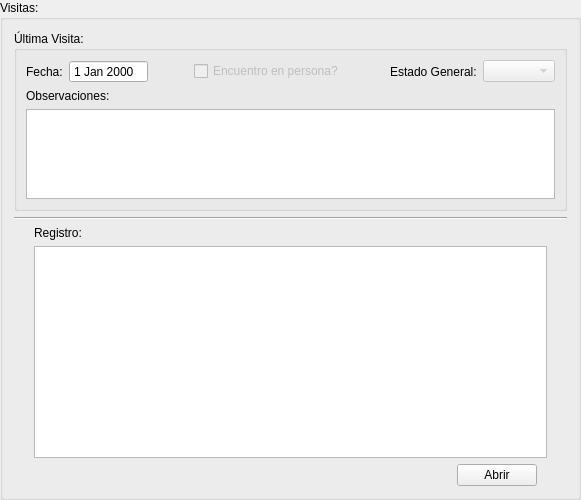
             <widget class="QGroupBox" name="tab1_Visits">
              <property name="minimumSize">
               <size>
                <width>0</width>
                <height>500</height>
               </size>
              </property>
              <property name="title">
               <string>Visitas:</string>
              </property>
              <layout class="QVBoxLayout" name="verticalLayout_18">
               <item>
                <widget class="QGroupBox" name="tab1_Visits_LastVisit">
                 <property name="minimumSize">
                  <size>
                   <width>0</width>
                   <height>0</height>
                  </size>
                 </property>
                 <property name="maximumSize">
                  <size>
                   <width>16777215</width>
                   <height>180</height>
                  </size>
                 </property>
                 <property name="title">
                  <string>Última Visita:</string>
                 </property>
                 <layout class="QVBoxLayout" name="verticalLayout_16">
                  <item>
                   <layout class="QHBoxLayout" name="horizontalLayout_45">
                    <item>
                     <layout class="QHBoxLayout" name="horizontalLayout_43">
                      <item>
                       <widget class="QLabel" name="label_35">
                        <property name="text">
                         <string>Fecha:</string>
                        </property>
                       </widget>
                      </item>
                      <item>
                       <widget class="QDateEdit" name="tab1_Visits_LastVisit_Date">
                        <property name="readOnly">
                         <bool>true</bool>
                        </property>
                        <property name="buttonSymbols">
                         <enum>QAbstractSpinBox::NoButtons</enum>
                        </property>
                       </widget>
                      </item>
                     </layout>
                    </item>
                    <item>
                     <spacer name="horizontalSpacer_27">
                      <property name="orientation">
                       <enum>Qt::Horizontal</enum>
                      </property>
                      <property name="sizeHint" stdset="0">
                       <size>
                        <width>40</width>
                        <height>20</height>
                       </size>
                      </property>
                     </spacer>
                    </item>
                    <item>
                     <widget class="QCheckBox" name="tab1_Visits_LastVisit_Meeting">
                      <property name="enabled">
                       <bool>false</bool>
                      </property>
                      <property name="text">
                       <string>Encuentro en persona?</string>
                      </property>
                     </widget>
                    </item>
                    <item>
                     <spacer name="horizontalSpacer_28">
                      <property name="orientation">
                       <enum>Qt::Horizontal</enum>
                      </property>
                      <property name="sizeHint" stdset="0">
                       <size>
                        <width>40</width>
                        <height>20</height>
                       </size>
                      </property>
                     </spacer>
                    </item>
                    <item>
                     <layout class="QHBoxLayout" name="horizontalLayout_44">
                      <item>
                       <widget class="QLabel" name="label_36">
                        <property name="text">
                         <string>Estado General:</string>
                        </property>
                       </widget>
                      </item>
                      <item>
                       <widget class="QComboBox" name="tab1_Visits_LastVisit_GeneralStatus">
                        <property name="enabled">
                         <bool>false</bool>
                        </property>
                       </widget>
                      </item>
                     </layout>
                    </item>
                   </layout>
                  </item>
                  <item>
                   <widget class="QLabel" name="label_37">
                    <property name="text">
                     <string>Observaciones:</string>
                    </property>
                   </widget>
                  </item>
                  <item>
                   <widget class="QPlainTextEdit" name="tab1_Visits_LastVisit_Comment"/>
                  </item>
                 </layout>
                </widget>
               </item>
               <item>
                <widget class="Line" name="line">
                 <property name="frameShadow">
                  <enum>QFrame::Sunken</enum>
                 </property>
                 <property name="orientation">
                  <enum>Qt::Horizontal</enum>
                 </property>
                </widget>
               </item>
               <item>
                <layout class="QHBoxLayout" name="horizontalLayout_47">
                 <item>
                  <spacer name="horizontalSpacer_30">
                   <property name="orientation">
                    <enum>Qt::Horizontal</enum>
                   </property>
                   <property name="sizeType">
                    <enum>QSizePolicy::Fixed</enum>
                   </property>
                   <property name="sizeHint" stdset="0">
                    <size>
                     <width>20</width>
                     <height>20</height>
                    </size>
                   </property>
                  </spacer>
                 </item>
                 <item>
                  <layout class="QVBoxLayout" name="verticalLayout_17">
                   <item>
                    <widget class="QLabel" name="label_38">
                     <property name="text">
                      <string>Registro:</string>
                     </property>
                    </widget>
                   </item>
                   <item>
                    <widget class="QTableView" name="tab1_Visits_Table"/>
                   </item>
                  </layout>
                 </item>
                 <item>
                  <spacer name="horizontalSpacer_31">
                   <property name="orientation">
                    <enum>Qt::Horizontal</enum>
                   </property>
                   <property name="sizeType">
                    <enum>QSizePolicy::Fixed</enum>
                   </property>
                   <property name="sizeHint" stdset="0">
                    <size>
                     <width>20</width>
                     <height>20</height>
                    </size>
                   </property>
                  </spacer>
                 </item>
                </layout>
               </item>
               <item>
                <layout class="QHBoxLayout" name="horizontalLayout_46">
                 <item>
                  <spacer name="horizontalSpacer_29">
                   <property name="orientation">
                    <enum>Qt::Horizontal</enum>
                   </property>
                   <property name="sizeHint" stdset="0">
                    <size>
                     <width>40</width>
                     <height>20</height>
                    </size>
                   </property>
                  </spacer>
                 </item>
                 <item>
                  <widget class="QPushButton" name="tab1_Visits_Open">
                   <property name="text">
                    <string>Abrir</string>
                   </property>
                  </widget>
                 </item>
                 <item>
                  <spacer name="horizontalSpacer_32">
                   <property name="orientation">
                    <enum>Qt::Horizontal</enum>
                   </property>
                   <property name="sizeType">
                    <enum>QSizePolicy::Fixed</enum>
                   </property>
                   <property name="sizeHint" stdset="0">
                    <size>
                     <width>30</width>
                     <height>20</height>
                    </size>
                   </property>
                  </spacer>
                 </item>
                </layout>
               </item>
              </layout>
             </widget>
